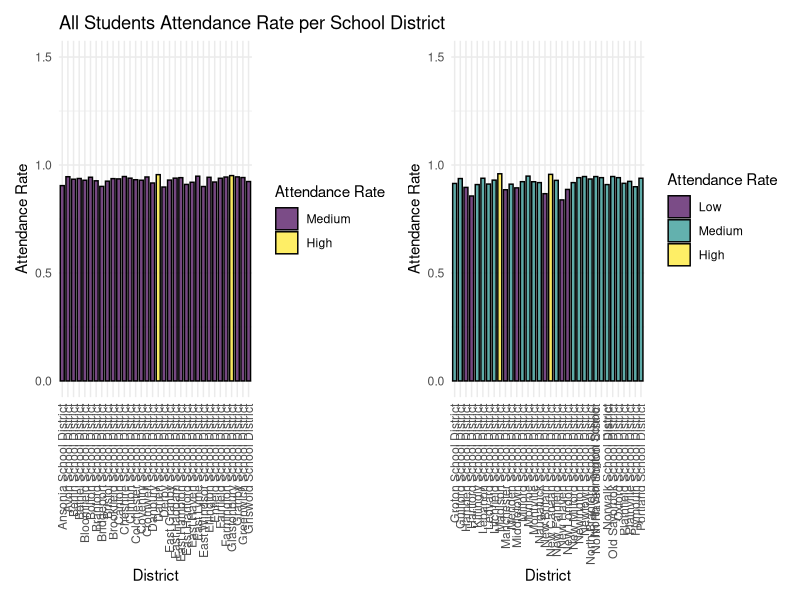
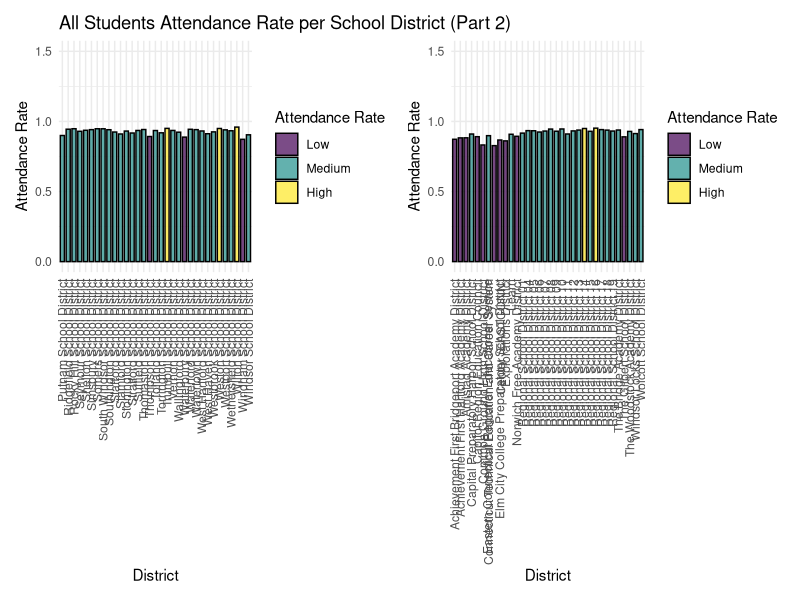
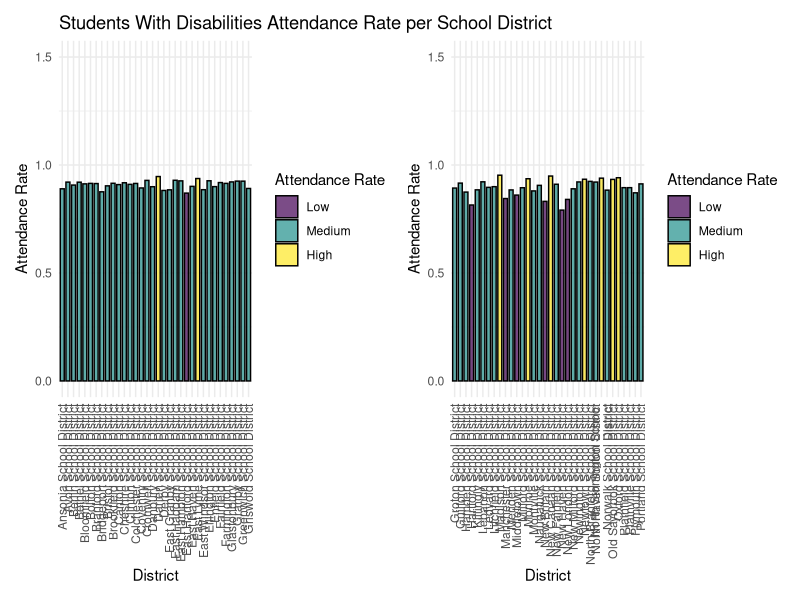
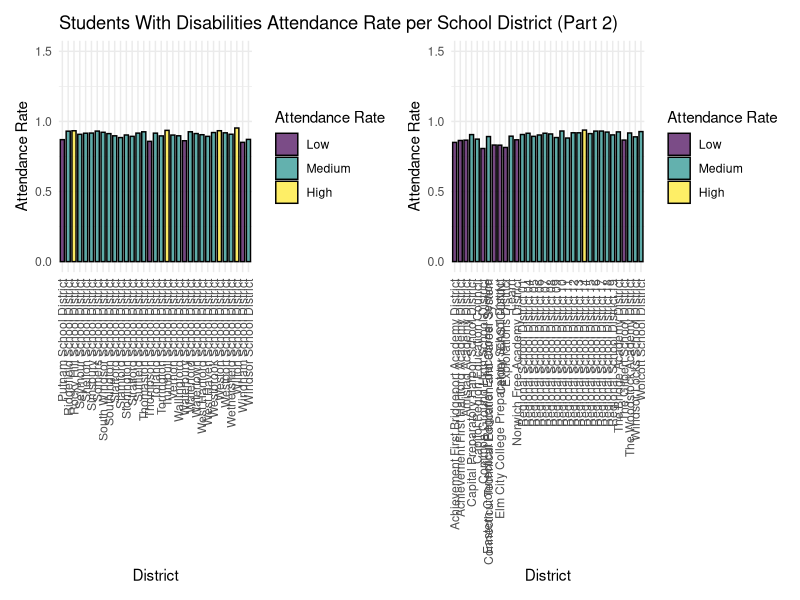
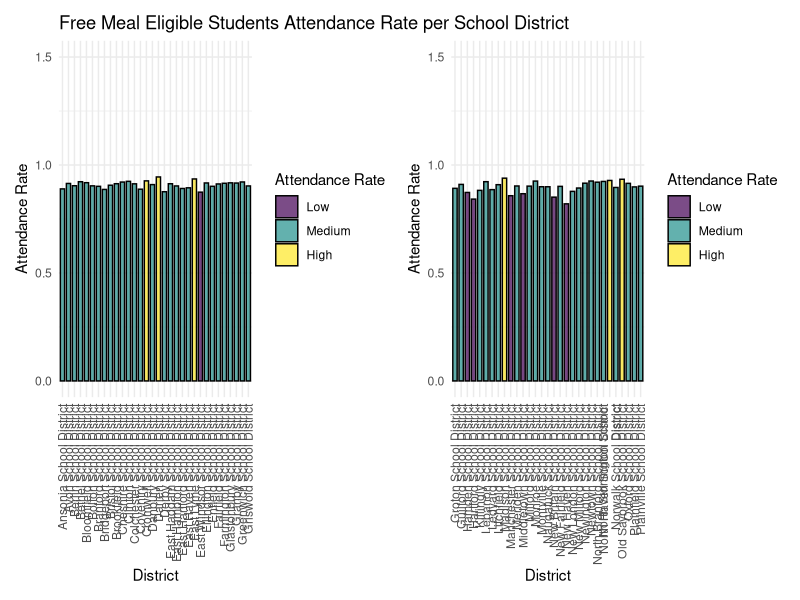
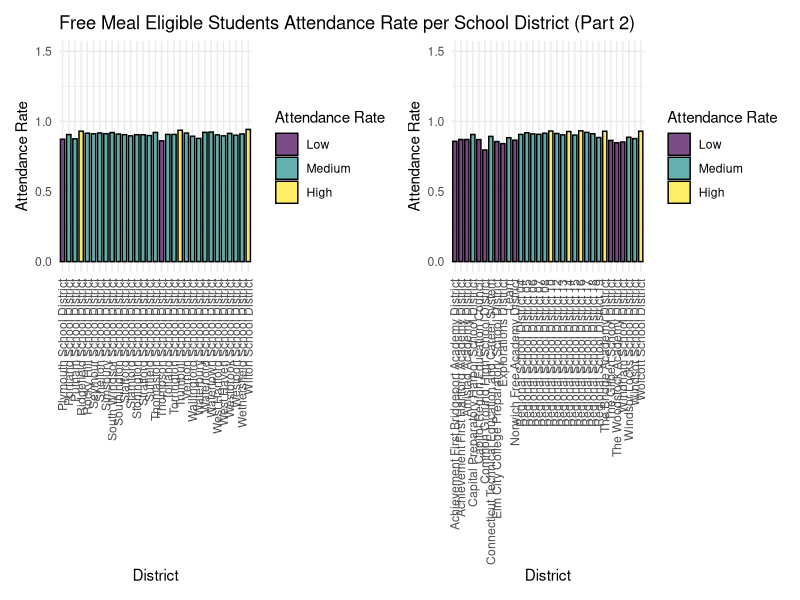
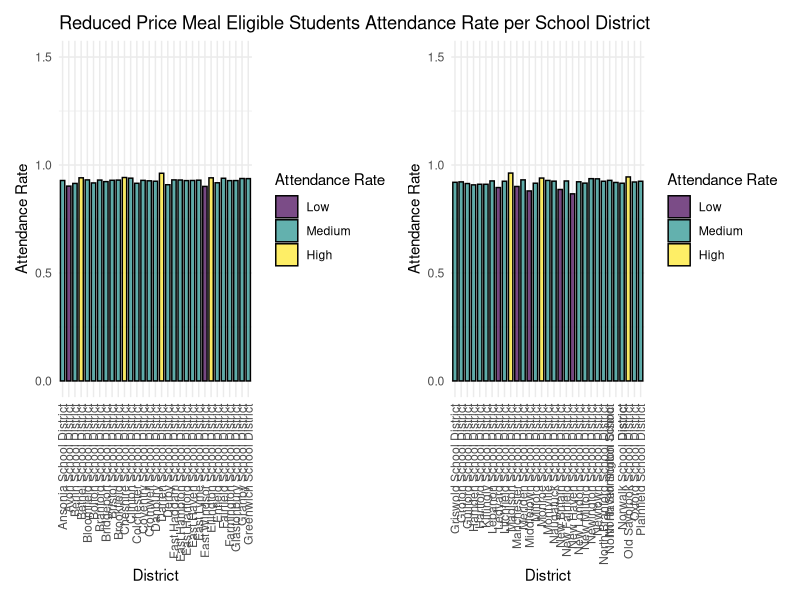
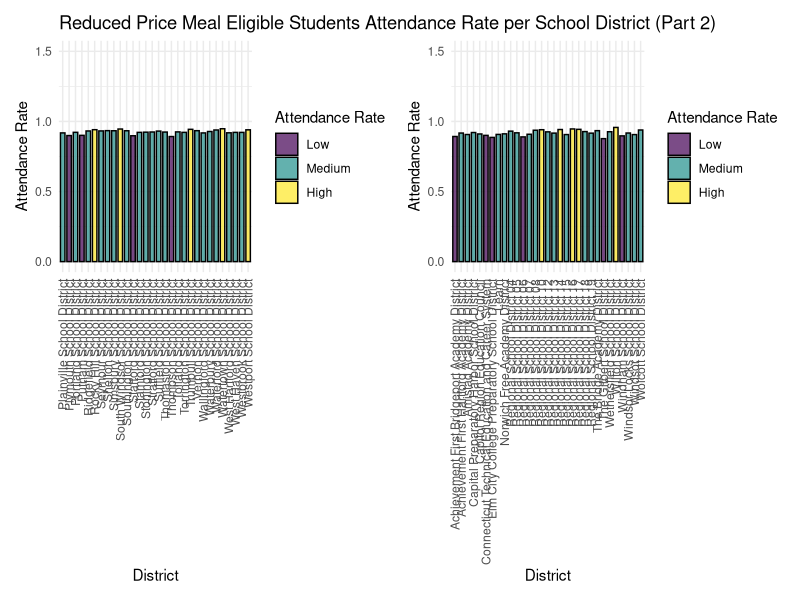

The R source for these figures, in order:
## ---- chunk 1
library("dplyr")
library("data.table")
library("stringr")
library("tidyverse")
library("ggplot2")
library("RColorBrewer")
library("patchwork")
library("viridis") 

data <- read_csv("combine_data.csv")
head(data, 5)
## ---- chunk 2
selected_group <- "All Students"

filtered_data <- data %>% 
  select(District.name, Student.group, X2021.2022.attendance.rate...year.to.date) %>% 
  filter(Student.group == selected_group)
## ---- chunk 3
filtered_data$group <- cut(seq(1, nrow(filtered_data)), breaks = 4, labels = FALSE)
# Calculate the mean attendance rate
mean_attendance_rate <- mean(filtered_data$X2021.2022.attendance.rate...year.to.date)

# Classify into three categories: low, medium, high
filtered_data$class <- cut(
  filtered_data$X2021.2022.attendance.rate...year.to.date,
  breaks = c(-Inf, mean_attendance_rate - sd(filtered_data$X2021.2022.attendance.rate...year.to.date), 
              mean_attendance_rate + sd(filtered_data$X2021.2022.attendance.rate...year.to.date), Inf),
  labels = c("Low", "Medium", "High"),
  include.lowest = TRUE
)

# Creating the first plot
plot1 <- filtered_data %>%
  filter(group == 1) %>%
  ggplot(aes(x = str_wrap(District.name, width = 30), y = X2021.2022.attendance.rate...year.to.date, fill = class)) +
  geom_bar(stat = "identity", color = "black", width = 0.7,position = position_dodge(width = 1)) +
  labs(
    title = "All Students Attendance Rate per School District",
    x = "District",
    y = "Attendance Rate"
  ) +
  theme(plot.title = element_text(face = "bold"))+
  scale_y_continuous(breaks = c(0, 0.5, 1,1.5), limits = c(0, 1.5)) +
  scale_fill_viridis(discrete = TRUE, option = "viridis", alpha = 0.7,name = "Attendance Rate") +  # Reduced opacity
  theme_minimal() +
  theme(
    axis.text.x = element_text(angle = 90, vjust = 0.5, hjust = 1)
  )

# Creating the second plot (containing graph 2) 
plot2 <- filtered_data %>%
  filter(group == 2) %>%
  ggplot(aes(x = str_wrap(District.name, width = 30), y = X2021.2022.attendance.rate...year.to.date, fill = class)) +
  geom_bar(stat = "identity", color = "black", width = 0.7,position = position_dodge(width = 1)) +
  labs(
    x = "District",
    y = "Attendance Rate"
  ) +
  scale_y_continuous(breaks = c(0, 0.5, 1,1.5), limits = c(0, 1.5)) +
  scale_fill_viridis(discrete = TRUE, option = "viridis", alpha = 0.7,name = "Attendance Rate") +  # Reduced opacity
  theme_minimal() +
  theme(
    axis.text.x = element_text(angle = 90, vjust = 0.5, hjust = 1)
  )

# Creating the second plot (containing graph 3) 
plot3 <- filtered_data %>%
  filter(group == 3) %>%
  ggplot(aes(x = str_wrap(District.name, width = 30), y = X2021.2022.attendance.rate...year.to.date, fill = class)) +
  geom_bar(stat = "identity", color = "black", width = 0.7,position = position_dodge(width = 1)) +
  labs(
    title = "All Students Attendance Rate per School District (Part 2)",
    x = "District",
    y = "Attendance Rate"
  ) +
  theme(plot.title = element_text(face = "bold"))+
  scale_y_continuous(breaks = c(0, 0.5, 1,1.5), limits = c(0, 1.5)) +
  scale_fill_viridis(discrete = TRUE, option = "viridis", alpha = 0.7,name = "Attendance Rate") +  # Reduced opacity
  theme_minimal() +
  theme(
    axis.text.x = element_text(angle = 90, vjust = 0.5, hjust = 1)
  )

# Creating the second plot (containing graph 4) 
plot4 <- filtered_data %>%
  filter(group == 4) %>%
  ggplot(aes(x = str_wrap(District.name, width = 50), y = X2021.2022.attendance.rate...year.to.date, fill = class)) +
  geom_bar(stat = "identity", color = "black", width = 0.7,position = position_dodge(width = 1)) +
  labs(
    x = "District",
    y = "Attendance Rate"
  ) +
  scale_y_continuous(breaks = c(0, 0.5, 1,1.5), limits = c(0, 1.5)) +
  scale_fill_viridis(discrete = TRUE, option = "viridis", alpha = 0.7,name = "Attendance Rate") +  # Reduced opacity
  theme_minimal() +
  theme(
    axis.text.x = element_text(angle = 90, vjust = 0.5, hjust = 1)
  )

# Arrange the plots into a grid and save as a PNG file
AS_plot1 <- plot1 + plot2 + plot_layout(ncol = 2)
AS_plot2 <- plot3 + plot4 + plot_layout(ncol = 2)
ggsave("AS_plot1.png", AS_plot1, width = 17, height = 8, units = "in")
ggsave("AS_plot2.png", AS_plot2, width = 17, height = 8, units = "in")
## ---- chunk 4
selected_group <- "Students With Disabilities"

filtered_data <- data %>% 
  select(District.name, Student.group, X2021.2022.attendance.rate...year.to.date) %>% 
  filter(Student.group == selected_group)
## ---- chunk 5
filtered_data$group <- cut(seq(1, nrow(filtered_data)), breaks = 4, labels = FALSE)
# Calculate the mean attendance rate
mean_attendance_rate <- mean(filtered_data$X2021.2022.attendance.rate...year.to.date)

# Classify into three categories: low, medium, high
filtered_data$class <- cut(
  filtered_data$X2021.2022.attendance.rate...year.to.date,
  breaks = c(-Inf, mean_attendance_rate - sd(filtered_data$X2021.2022.attendance.rate...year.to.date), 
              mean_attendance_rate + sd(filtered_data$X2021.2022.attendance.rate...year.to.date), Inf),
  labels = c("Low", "Medium", "High"),
  include.lowest = TRUE
)

# Creating the first plot
plot1 <- filtered_data %>%
  filter(group == 1) %>%
  ggplot(aes(x = str_wrap(District.name, width = 30), y = X2021.2022.attendance.rate...year.to.date, fill = class)) +
  geom_bar(stat = "identity", color = "black", width = 0.7,position = position_dodge(width = 1)) +
  labs(
    title = "Students With Disabilities Attendance Rate per School District",
    x = "District",
    y = "Attendance Rate"
  ) +
  theme(plot.title = element_text(face = "bold"))+
  scale_y_continuous(breaks = c(0, 0.5, 1,1.5), limits = c(0, 1.5)) +
  scale_fill_viridis(discrete = TRUE, option = "viridis", alpha = 0.7,name = "Attendance Rate") +  # Reduced opacity
  theme_minimal() +
  theme(
    axis.text.x = element_text(angle = 90, vjust = 0.5, hjust = 1)
  )

# Creating the second plot (containing graph 2) 
plot2 <- filtered_data %>%
  filter(group == 2) %>%
  ggplot(aes(x = str_wrap(District.name, width = 30), y = X2021.2022.attendance.rate...year.to.date, fill = class)) +
  geom_bar(stat = "identity", color = "black", width = 0.7,position = position_dodge(width = 1)) +
  labs(
    x = "District",
    y = "Attendance Rate"
  ) +
  scale_y_continuous(breaks = c(0, 0.5, 1,1.5), limits = c(0, 1.5)) +
  scale_fill_viridis(discrete = TRUE, option = "viridis", alpha = 0.7,name = "Attendance Rate") +  # Reduced opacity
  theme_minimal() +
  theme(
    axis.text.x = element_text(angle = 90, vjust = 0.5, hjust = 1)
  )

# Creating the second plot (containing graph 3) 
plot3 <- filtered_data %>%
  filter(group == 3) %>%
  ggplot(aes(x = str_wrap(District.name, width = 30), y = X2021.2022.attendance.rate...year.to.date, fill = class)) +
  geom_bar(stat = "identity", color = "black", width = 0.7,position = position_dodge(width = 1)) +
  labs(
    title = "Students With Disabilities Attendance Rate per School District (Part 2)",
    x = "District",
    y = "Attendance Rate"
  ) +
  theme(plot.title = element_text(face = "bold"))+
  scale_y_continuous(breaks = c(0, 0.5, 1,1.5), limits = c(0, 1.5)) +
  scale_fill_viridis(discrete = TRUE, option = "viridis", alpha = 0.7,name = "Attendance Rate") +  # Reduced opacity
  theme_minimal() +
  theme(
    axis.text.x = element_text(angle = 90, vjust = 0.5, hjust = 1)
  )

# Creating the second plot (containing graph 4) 
plot4 <- filtered_data %>%
  filter(group == 4) %>%
  ggplot(aes(x = str_wrap(District.name, width = 50), y = X2021.2022.attendance.rate...year.to.date, fill = class)) +
  geom_bar(stat = "identity", color = "black", width = 0.7,position = position_dodge(width = 1)) +
  labs(
    x = "District",
    y = "Attendance Rate"
  ) +
  scale_y_continuous(breaks = c(0, 0.5, 1,1.5), limits = c(0, 1.5)) +
  scale_fill_viridis(discrete = TRUE, option = "viridis", alpha = 0.7,name = "Attendance Rate") +  # Reduced opacity
  theme_minimal() +
  theme(
    axis.text.x = element_text(angle = 90, vjust = 0.5, hjust = 1)
  )

# Arrange the plots into a grid and save as a PNG file
SWD_plot1 <- plot1 + plot2 + plot_layout(ncol = 2)
SWD_plot2 <- plot3 + plot4 + plot_layout(ncol = 2)
ggsave("SWD_plot1.png", SWD_plot1, width = 17, height = 8, units = "in")
ggsave("SWD_plot2.png", SWD_plot2, width = 17, height = 8, units = "in")
## ---- chunk 6
selected_group <- "Free Meal Eligible"

filtered_data <- data %>% 
  select(District.name, Student.group, X2021.2022.attendance.rate...year.to.date) %>% 
  filter(Student.group == selected_group)
## ---- chunk 7
filtered_data$group <- cut(seq(1, nrow(filtered_data)), breaks = 4, labels = FALSE)
# Calculate the mean attendance rate
mean_attendance_rate <- mean(filtered_data$X2021.2022.attendance.rate...year.to.date)

# Classify into three categories: low, medium, high
filtered_data$class <- cut(
  filtered_data$X2021.2022.attendance.rate...year.to.date,
  breaks = c(-Inf, mean_attendance_rate - sd(filtered_data$X2021.2022.attendance.rate...year.to.date), 
              mean_attendance_rate + sd(filtered_data$X2021.2022.attendance.rate...year.to.date), Inf),
  labels = c("Low", "Medium", "High"),
  include.lowest = TRUE
)

# Creating the first plot
plot1 <- filtered_data %>%
  filter(group == 1) %>%
  ggplot(aes(x = str_wrap(District.name, width = 30), y = X2021.2022.attendance.rate...year.to.date, fill = class)) +
  geom_bar(stat = "identity", color = "black", width = 0.7,position = position_dodge(width = 1)) +
  labs(
    title = "Free Meal Eligible Students Attendance Rate per School District",
    x = "District",
    y = "Attendance Rate"
  ) +
  theme(plot.title = element_text(face = "bold"))+
  scale_y_continuous(breaks = c(0, 0.5, 1,1.5), limits = c(0, 1.5)) +
  scale_fill_viridis(discrete = TRUE, option = "viridis", alpha = 0.7,name = "Attendance Rate") +  # Reduced opacity
  theme_minimal() +
  theme(
    axis.text.x = element_text(angle = 90, vjust = 0.5, hjust = 1)
  )

# Creating the second plot (containing graph 2) 
plot2 <- filtered_data %>%
  filter(group == 2) %>%
  ggplot(aes(x = str_wrap(District.name, width = 30), y = X2021.2022.attendance.rate...year.to.date, fill = class)) +
  geom_bar(stat = "identity", color = "black", width = 0.7,position = position_dodge(width = 1)) +
  labs(
    x = "District",
    y = "Attendance Rate"
  ) +
  scale_y_continuous(breaks = c(0, 0.5, 1,1.5), limits = c(0, 1.5)) +
  scale_fill_viridis(discrete = TRUE, option = "viridis", alpha = 0.7,name = "Attendance Rate") +  # Reduced opacity
  theme_minimal() +
  theme(
    axis.text.x = element_text(angle = 90, vjust = 0.5, hjust = 1)
  )

# Creating the second plot (containing graph 3) 
plot3 <- filtered_data %>%
  filter(group == 3) %>%
  ggplot(aes(x = str_wrap(District.name, width = 30), y = X2021.2022.attendance.rate...year.to.date, fill = class)) +
  geom_bar(stat = "identity", color = "black", width = 0.7,position = position_dodge(width = 1)) +
  labs(
    title = "Free Meal Eligible Students Attendance Rate per School District (Part 2)",
    x = "District",
    y = "Attendance Rate"
  ) +
  theme(plot.title = element_text(face = "bold"))+
  scale_y_continuous(breaks = c(0, 0.5, 1,1.5), limits = c(0, 1.5)) +
  scale_fill_viridis(discrete = TRUE, option = "viridis", alpha = 0.7,name = "Attendance Rate") +  # Reduced opacity
  theme_minimal() +
  theme(
    axis.text.x = element_text(angle = 90, vjust = 0.5, hjust = 1)
  )

# Creating the second plot (containing graph 4) 
plot4 <- filtered_data %>%
  filter(group == 4) %>%
  ggplot(aes(x = str_wrap(District.name, width = 50), y = X2021.2022.attendance.rate...year.to.date, fill = class)) +
  geom_bar(stat = "identity", color = "black", width = 0.7,position = position_dodge(width = 1)) +
  labs(
    x = "District",
    y = "Attendance Rate"
  ) +
  scale_y_continuous(breaks = c(0, 0.5, 1,1.5), limits = c(0, 1.5)) +
  scale_fill_viridis(discrete = TRUE, option = "viridis", alpha = 0.7,name = "Attendance Rate") +  # Reduced opacity
  theme_minimal() +
  theme(
    axis.text.x = element_text(angle = 90, vjust = 0.5, hjust = 1)
  )

# Arrange the plots into a grid and save as a PNG file
FME_plot1 <- plot1 + plot2 + plot_layout(ncol = 2)
FME_plot2 <- plot3 + plot4 + plot_layout(ncol = 2)
ggsave("FME_plot1.png", FME_plot1, width = 17, height = 8, units = "in")
ggsave("FME_plot2.png", FME_plot2, width = 17, height = 8, units = "in")
## ---- chunk 8
selected_group <- "Reduced Price Meal Eligible"

filtered_data <- data %>% 
  select(District.name, Student.group, X2021.2022.attendance.rate...year.to.date) %>% 
  filter(Student.group == selected_group)
## ---- chunk 9
filtered_data$group <- cut(seq(1, nrow(filtered_data)), breaks = 4, labels = FALSE)
# Calculate the mean attendance rate
mean_attendance_rate <- mean(filtered_data$X2021.2022.attendance.rate...year.to.date)

# Classify into three categories: low, medium, high
filtered_data$class <- cut(
  filtered_data$X2021.2022.attendance.rate...year.to.date,
  breaks = c(-Inf, mean_attendance_rate - sd(filtered_data$X2021.2022.attendance.rate...year.to.date), 
              mean_attendance_rate + sd(filtered_data$X2021.2022.attendance.rate...year.to.date), Inf),
  labels = c("Low", "Medium", "High"),
  include.lowest = TRUE
)

# Creating the first plot
plot1 <- filtered_data %>%
  filter(group == 1) %>%
  ggplot(aes(x = str_wrap(District.name, width = 30), y = X2021.2022.attendance.rate...year.to.date, fill = class)) +
  geom_bar(stat = "identity", color = "black", width = 0.7,position = position_dodge(width = 1)) +
  labs(
    title = "Reduced Price Meal Eligible Students Attendance Rate per School District",
    x = "District",
    y = "Attendance Rate"
  ) +
  theme(plot.title = element_text(face = "bold"))+
  scale_y_continuous(breaks = c(0, 0.5, 1,1.5), limits = c(0, 1.5)) +
  scale_fill_viridis(discrete = TRUE, option = "viridis", alpha = 0.7,name = "Attendance Rate") +  # Reduced opacity
  theme_minimal() +
  theme(
    axis.text.x = element_text(angle = 90, vjust = 0.5, hjust = 1)
  )

# Creating the second plot (containing graph 2) 
plot2 <- filtered_data %>%
  filter(group == 2) %>%
  ggplot(aes(x = str_wrap(District.name, width = 30), y = X2021.2022.attendance.rate...year.to.date, fill = class)) +
  geom_bar(stat = "identity", color = "black", width = 0.7,position = position_dodge(width = 1)) +
  labs(
    x = "District",
    y = "Attendance Rate"
  ) +
  scale_y_continuous(breaks = c(0, 0.5, 1,1.5), limits = c(0, 1.5)) +
  scale_fill_viridis(discrete = TRUE, option = "viridis", alpha = 0.7,name = "Attendance Rate") +  # Reduced opacity
  theme_minimal() +
  theme(
    axis.text.x = element_text(angle = 90, vjust = 0.5, hjust = 1)
  )

# Creating the second plot (containing graph 3) 
plot3 <- filtered_data %>%
  filter(group == 3) %>%
  ggplot(aes(x = str_wrap(District.name, width = 30), y = X2021.2022.attendance.rate...year.to.date, fill = class)) +
  geom_bar(stat = "identity", color = "black", width = 0.7,position = position_dodge(width = 1)) +
  labs(
    title = "Reduced Price Meal Eligible Students Attendance Rate per School District (Part 2)",
    x = "District",
    y = "Attendance Rate"
  ) +
  theme(plot.title = element_text(face = "bold"))+
  scale_y_continuous(breaks = c(0, 0.5, 1,1.5), limits = c(0, 1.5)) +
  scale_fill_viridis(discrete = TRUE, option = "viridis", alpha = 0.7,name = "Attendance Rate") +  # Reduced opacity
  theme_minimal() +
  theme(
    axis.text.x = element_text(angle = 90, vjust = 0.5, hjust = 1)
  )

# Creating the second plot (containing graph 4) 
plot4 <- filtered_data %>%
  filter(group == 4) %>%
  ggplot(aes(x = str_wrap(District.name, width = 50), y = X2021.2022.attendance.rate...year.to.date, fill = class)) +
  geom_bar(stat = "identity", color = "black", width = 0.7,position = position_dodge(width = 1)) +
  labs(
    x = "District",
    y = "Attendance Rate"
  ) +
  scale_y_continuous(breaks = c(0, 0.5, 1,1.5), limits = c(0, 1.5)) +
  scale_fill_viridis(discrete = TRUE, option = "viridis", alpha = 0.7,name = "Attendance Rate") +  # Reduced opacity
  theme_minimal() +
  theme(
    axis.text.x = element_text(angle = 90, vjust = 0.5, hjust = 1)
  )

# Arrange the plots into a grid and save as a PNG file
RPME_plot1 <- plot1 + plot2 + plot_layout(ncol = 2)
RPME_plot2 <- plot3 + plot4 + plot_layout(ncol = 2)
ggsave("RPME_plot1.png", RPME_plot1, width = 17, height = 8, units = "in")
ggsave("RPME_plot2.png", RPME_plot2, width = 17, height = 8, units = "in")
## ---- chunk 10
selected_group <- "English Learners"

filtered_data <- data %>% 
  select(District.name, Student.group, X2021.2022.attendance.rate...year.to.date) %>% 
  filter(Student.group == selected_group)
## ---- chunk 11
filtered_data$group <- cut(seq(1, nrow(filtered_data)), breaks = 4, labels = FALSE)
# Calculate the mean attendance rate
mean_attendance_rate <- mean(filtered_data$X2021.2022.attendance.rate...year.to.date)

# Classify into three categories: low, medium, high
filtered_data$class <- cut(
  filtered_data$X2021.2022.attendance.rate...year.to.date,
  breaks = c(-Inf, mean_attendance_rate - sd(filtered_data$X2021.2022.attendance.rate...year.to.date), 
              mean_attendance_rate + sd(filtered_data$X2021.2022.attendance.rate...year.to.date), Inf),
  labels = c("Low", "Medium", "High"),
  include.lowest = TRUE
)

# Creating the first plot
plot1 <- filtered_data %>%
  filter(group == 1) %>%
  ggplot(aes(x = str_wrap(District.name, width = 30), y = X2021.2022.attendance.rate...year.to.date, fill = class)) +
  geom_bar(stat = "identity", color = "black", width = 0.7,position = position_dodge(width = 1)) +
  labs(
    title = "English Learners Students Attendance Rate per School District",
    x = "District",
    y = "Attendance Rate"
  ) +
  theme(plot.title = element_text(face = "bold"))+
  scale_y_continuous(breaks = c(0, 0.5, 1,1.5), limits = c(0, 1.5)) +
  scale_fill_viridis(discrete = TRUE, option = "viridis", alpha = 0.7,name = "Attendance Rate") +  # Reduced opacity
  theme_minimal() +
  theme(
    axis.text.x = element_text(angle = 90, vjust = 0.5, hjust = 1)
  )

# Creating the second plot (containing graph 2) 
plot2 <- filtered_data %>%
  filter(group == 2) %>%
  ggplot(aes(x = str_wrap(District.name, width = 30), y = X2021.2022.attendance.rate...year.to.date, fill = class)) +
  geom_bar(stat = "identity", color = "black", width = 0.7,position = position_dodge(width = 1)) +
  labs(
    x = "District",
    y = "Attendance Rate"
  ) +
  scale_y_continuous(breaks = c(0, 0.5, 1,1.5), limits = c(0, 1.5)) +
  scale_fill_viridis(discrete = TRUE, option = "viridis", alpha = 0.7,name = "Attendance Rate") +  # Reduced opacity
  theme_minimal() +
  theme(
    axis.text.x = element_text(angle = 90, vjust = 0.5, hjust = 1)
  )

# Creating the second plot (containing graph 3) 
plot3 <- filtered_data %>%
  filter(group == 3) %>%
  ggplot(aes(x = str_wrap(District.name, width = 30), y = X2021.2022.attendance.rate...year.to.date, fill = class)) +
  geom_bar(stat = "identity", color = "black", width = 0.7,position = position_dodge(width = 1)) +
  labs(
    title = "English Learners Students Attendance Rate per School District (Part 2)",
    x = "District",
    y = "Attendance Rate"
  ) +
  theme(plot.title = element_text(face = "bold"))+
  scale_y_continuous(breaks = c(0, 0.5, 1,1.5), limits = c(0, 1.5)) +
  scale_fill_viridis(discrete = TRUE, option = "viridis", alpha = 0.7,name = "Attendance Rate") +  # Reduced opacity
  theme_minimal() +
  theme(
    axis.text.x = element_text(angle = 90, vjust = 0.5, hjust = 1)
  )

# Creating the second plot (containing graph 4) 
plot4 <- filtered_data %>%
  filter(group == 4) %>%
  ggplot(aes(x = str_wrap(District.name, width = 50), y = X2021.2022.attendance.rate...year.to.date, fill = class)) +
  geom_bar(stat = "identity", color = "black", width = 0.7,position = position_dodge(width = 1)) +
  labs(
    x = "District",
    y = "Attendance Rate"
  ) +
  scale_y_continuous(breaks = c(0, 0.5, 1,1.5), limits = c(0, 1.5)) +
  scale_fill_viridis(discrete = TRUE, option = "viridis", alpha = 0.7,name = "Attendance Rate") +  # Reduced opacity
  theme_minimal() +
  theme(
    axis.text.x = element_text(angle = 90, vjust = 0.5, hjust = 1)
  )

# Arrange the plots into a grid and save as a PNG file
EL_plot1 <- plot1 + plot2 + plot_layout(ncol = 2)
EL_plot2 <- plot3 + plot4 + plot_layout(ncol = 2)
ggsave("EL_plot1.png", EL_plot1, width = 17, height = 8, units = "in")
ggsave("EL_plot2.png", EL_plot2, width = 17, height = 8, units = "in")
## ---- chunk 12
selected_group <- "All other races"

filtered_data <- data %>% 
  select(District.name, Student.group, X2021.2022.attendance.rate...year.to.date) %>% 
  filter(Student.group == selected_group)
## ---- chunk 13
filtered_data$group <- cut(seq(1, nrow(filtered_data)), breaks = 4, labels = FALSE)
# Calculate the mean attendance rate
mean_attendance_rate <- mean(filtered_data$X2021.2022.attendance.rate...year.to.date)

# Classify into three categories: low, medium, high
filtered_data$class <- cut(
  filtered_data$X2021.2022.attendance.rate...year.to.date,
  breaks = c(-Inf, mean_attendance_rate - sd(filtered_data$X2021.2022.attendance.rate...year.to.date), 
              mean_attendance_rate + sd(filtered_data$X2021.2022.attendance.rate...year.to.date), Inf),
  labels = c("Low", "Medium", "High"),
  include.lowest = TRUE
)

# Creating the first plot
plot1 <- filtered_data %>%
  filter(group == 1) %>%
  ggplot(aes(x = str_wrap(District.name, width = 30), y = X2021.2022.attendance.rate...year.to.date, fill = class)) +
  geom_bar(stat = "identity", color = "black", width = 0.7,position = position_dodge(width = 1)) +
  labs(
    title = "All Other Races Students Attendance Rate per School District",
    x = "District",
    y = "Attendance Rate"
  ) +
  theme(plot.title = element_text(face = "bold"))+
  scale_y_continuous(breaks = c(0, 0.5, 1,1.5), limits = c(0, 1.5)) +
  scale_fill_viridis(discrete = TRUE, option = "viridis", alpha = 0.7,name = "Attendance Rate") +  # Reduced opacity
  theme_minimal() +
  theme(
    axis.text.x = element_text(angle = 90, vjust = 0.5, hjust = 1)
  )

# Creating the second plot (containing graph 2) 
plot2 <- filtered_data %>%
  filter(group == 2) %>%
  ggplot(aes(x = str_wrap(District.name, width = 30), y = X2021.2022.attendance.rate...year.to.date, fill = class)) +
  geom_bar(stat = "identity", color = "black", width = 0.7,position = position_dodge(width = 1)) +
  labs(
    x = "District",
    y = "Attendance Rate"
  ) +
  scale_y_continuous(breaks = c(0, 0.5, 1,1.5), limits = c(0, 1.5)) +
  scale_fill_viridis(discrete = TRUE, option = "viridis", alpha = 0.7,name = "Attendance Rate") +  # Reduced opacity
  theme_minimal() +
  theme(
    axis.text.x = element_text(angle = 90, vjust = 0.5, hjust = 1)
  )

# Creating the second plot (containing graph 3) 
plot3 <- filtered_data %>%
  filter(group == 3) %>%
  ggplot(aes(x = str_wrap(District.name, width = 30), y = X2021.2022.attendance.rate...year.to.date, fill = class)) +
  geom_bar(stat = "identity", color = "black", width = 0.7,position = position_dodge(width = 1)) +
  labs(
    title = "All Other Races Students Attendance Rate per School District (Part 2)",
    x = "District",
    y = "Attendance Rate"
  ) +
  theme(plot.title = element_text(face = "bold"))+
  scale_y_continuous(breaks = c(0, 0.5, 1,1.5), limits = c(0, 1.5)) +
  scale_fill_viridis(discrete = TRUE, option = "viridis", alpha = 0.7,name = "Attendance Rate") +  # Reduced opacity
  theme_minimal() +
  theme(
    axis.text.x = element_text(angle = 90, vjust = 0.5, hjust = 1)
  )

# Creating the second plot (containing graph 4) 
plot4 <- filtered_data %>%
  filter(group == 4) %>%
  ggplot(aes(x = str_wrap(District.name, width = 50), y = X2021.2022.attendance.rate...year.to.date, fill = class)) +
  geom_bar(stat = "identity", color = "black", width = 0.7,position = position_dodge(width = 1)) +
  labs(
    x = "District",
    y = "Attendance Rate"
  ) +
  scale_y_continuous(breaks = c(0, 0.5, 1,1.5), limits = c(0, 1.5)) +
  scale_fill_viridis(discrete = TRUE, option = "viridis", alpha = 0.7,name = "Attendance Rate") +  # Reduced opacity
  theme_minimal() +
  theme(
    axis.text.x = element_text(angle = 90, vjust = 0.5, hjust = 1)
  )

# Arrange the plots into a grid and save as a PNG file
AOR_plot1 <- plot1 + plot2 + plot_layout(ncol = 2)
AOR_plot2 <- plot3 + plot4 + plot_layout(ncol = 2)
ggsave("AOR_plot1.png", AOR_plot1, width = 17, height = 8, units = "in")
ggsave("AOR_plot2.png", AOR_plot2, width = 17, height = 8, units = "in")
## ---- chunk 14
selected_group <- "Black or African American"

filtered_data <- data %>% 
  select(District.name, Student.group, X2021.2022.attendance.rate...year.to.date) %>% 
  filter(Student.group == selected_group)
## ---- chunk 15
filtered_data$group <- cut(seq(1, nrow(filtered_data)), breaks = 4, labels = FALSE)
# Calculate the mean attendance rate
mean_attendance_rate <- mean(filtered_data$X2021.2022.attendance.rate...year.to.date)

# Classify into three categories: low, medium, high
filtered_data$class <- cut(
  filtered_data$X2021.2022.attendance.rate...year.to.date,
  breaks = c(-Inf, mean_attendance_rate - sd(filtered_data$X2021.2022.attendance.rate...year.to.date), 
              mean_attendance_rate + sd(filtered_data$X2021.2022.attendance.rate...year.to.date), Inf),
  labels = c("Low", "Medium", "High"),
  include.lowest = TRUE
)

# Creating the first plot
plot1 <- filtered_data %>%
  filter(group == 1) %>%
  ggplot(aes(x = str_wrap(District.name, width = 30), y = X2021.2022.attendance.rate...year.to.date, fill = class)) +
  geom_bar(stat = "identity", color = "black", width = 0.7,position = position_dodge(width = 1)) +
  labs(
    title = "Black or African American Students Attendance Rate per School District",
    x = "District",
    y = "Attendance Rate"
  ) +
  theme(plot.title = element_text(face = "bold"))+
  scale_y_continuous(breaks = c(0, 0.5, 1,1.5), limits = c(0, 1.5)) +
  scale_fill_viridis(discrete = TRUE, option = "viridis", alpha = 0.7,name = "Attendance Rate") +  # Reduced opacity
  theme_minimal() +
  theme(
    axis.text.x = element_text(angle = 90, vjust = 0.5, hjust = 1)
  )

# Creating the second plot (containing graph 2) 
plot2 <- filtered_data %>%
  filter(group == 2) %>%
  ggplot(aes(x = str_wrap(District.name, width = 30), y = X2021.2022.attendance.rate...year.to.date, fill = class)) +
  geom_bar(stat = "identity", color = "black", width = 0.7,position = position_dodge(width = 1)) +
  labs(
    x = "District",
    y = "Attendance Rate"
  ) +
  scale_y_continuous(breaks = c(0, 0.5, 1,1.5), limits = c(0, 1.5)) +
  scale_fill_viridis(discrete = TRUE, option = "viridis", alpha = 0.7,name = "Attendance Rate") +  # Reduced opacity
  theme_minimal() +
  theme(
    axis.text.x = element_text(angle = 90, vjust = 0.5, hjust = 1)
  )

# Creating the second plot (containing graph 3) 
plot3 <- filtered_data %>%
  filter(group == 3) %>%
  ggplot(aes(x = str_wrap(District.name, width = 30), y = X2021.2022.attendance.rate...year.to.date, fill = class)) +
  geom_bar(stat = "identity", color = "black", width = 0.7,position = position_dodge(width = 1)) +
  labs(
    title = "Black or African American Students Attendance Rate per School District (Part 2)",
    x = "District",
    y = "Attendance Rate"
  ) +
  theme(plot.title = element_text(face = "bold"))+
  scale_y_continuous(breaks = c(0, 0.5, 1,1.5), limits = c(0, 1.5)) +
  scale_fill_viridis(discrete = TRUE, option = "viridis", alpha = 0.7,name = "Attendance Rate") +  # Reduced opacity
  theme_minimal() +
  theme(
    axis.text.x = element_text(angle = 90, vjust = 0.5, hjust = 1)
  )

# Creating the second plot (containing graph 4) 
plot4 <- filtered_data %>%
  filter(group == 4) %>%
  ggplot(aes(x = str_wrap(District.name, width = 50), y = X2021.2022.attendance.rate...year.to.date, fill = class)) +
  geom_bar(stat = "identity", color = "black", width = 0.7,position = position_dodge(width = 1)) +
  labs(
    x = "District",
    y = "Attendance Rate"
  ) +
  scale_y_continuous(breaks = c(0, 0.5, 1,1.5), limits = c(0, 1.5)) +
  scale_fill_viridis(discrete = TRUE, option = "viridis", alpha = 0.7,name = "Attendance Rate") +  # Reduced opacity
  theme_minimal() +
  theme(
    axis.text.x = element_text(angle = 90, vjust = 0.5, hjust = 1)
  )

# Arrange the plots into a grid and save as a PNG file
BAA_plot1 <- plot1 + plot2 + plot_layout(ncol = 2)
BAA_plot2 <- plot3 + plot4 + plot_layout(ncol = 2)
ggsave("BAA_plot1.png", BAA_plot1, width = 17, height = 8, units = "in")
ggsave("BAA_plot2.png", BAA_plot2, width = 17, height = 8, units = "in")
## ---- chunk 16
selected_group <- "Hispanic/Latino of any race"

filtered_data <- data %>% 
  select(District.name, Student.group, X2021.2022.attendance.rate...year.to.date) %>% 
  filter(Student.group == selected_group)
## ---- chunk 17
filtered_data$group <- cut(seq(1, nrow(filtered_data)), breaks = 4, labels = FALSE)
# Calculate the mean attendance rate
mean_attendance_rate <- mean(filtered_data$X2021.2022.attendance.rate...year.to.date)

# Classify into three categories: low, medium, high
filtered_data$class <- cut(
  filtered_data$X2021.2022.attendance.rate...year.to.date,
  breaks = c(-Inf, mean_attendance_rate - sd(filtered_data$X2021.2022.attendance.rate...year.to.date), 
              mean_attendance_rate + sd(filtered_data$X2021.2022.attendance.rate...year.to.date), Inf),
  labels = c("Low", "Medium", "High"),
  include.lowest = TRUE
)

# Creating the first plot
plot1 <- filtered_data %>%
  filter(group == 1) %>%
  ggplot(aes(x = str_wrap(District.name, width = 30), y = X2021.2022.attendance.rate...year.to.date, fill = class)) +
  geom_bar(stat = "identity", color = "black", width = 0.7,position = position_dodge(width = 1)) +
  labs(
    title = "Hispanic/Latino of any Race Students Attendance Rate per School District",
    x = "District",
    y = "Attendance Rate"
  ) +
  theme(plot.title = element_text(face = "bold"))+
  scale_y_continuous(breaks = c(0, 0.5, 1,1.5), limits = c(0, 1.5)) +
  scale_fill_viridis(discrete = TRUE, option = "viridis", alpha = 0.7,name = "Attendance Rate") +  # Reduced opacity
  theme_minimal() +
  theme(
    axis.text.x = element_text(angle = 90, vjust = 0.5, hjust = 1)
  )

# Creating the second plot (containing graph 2) 
plot2 <- filtered_data %>%
  filter(group == 2) %>%
  ggplot(aes(x = str_wrap(District.name, width = 30), y = X2021.2022.attendance.rate...year.to.date, fill = class)) +
  geom_bar(stat = "identity", color = "black", width = 0.7,position = position_dodge(width = 1)) +
  labs(
    x = "District",
    y = "Attendance Rate"
  ) +
  scale_y_continuous(breaks = c(0, 0.5, 1,1.5), limits = c(0, 1.5)) +
  scale_fill_viridis(discrete = TRUE, option = "viridis", alpha = 0.7,name = "Attendance Rate") +  # Reduced opacity
  theme_minimal() +
  theme(
    axis.text.x = element_text(angle = 90, vjust = 0.5, hjust = 1)
  )

# Creating the second plot (containing graph 3) 
plot3 <- filtered_data %>%
  filter(group == 3) %>%
  ggplot(aes(x = str_wrap(District.name, width = 30), y = X2021.2022.attendance.rate...year.to.date, fill = class)) +
  geom_bar(stat = "identity", color = "black", width = 0.7,position = position_dodge(width = 1)) +
  labs(
    title = "Hispanic/Latino of any Race Students Attendance Rate per School District (Part 2)",
    x = "District",
    y = "Attendance Rate"
  ) +
  theme(plot.title = element_text(face = "bold"))+
  scale_y_continuous(breaks = c(0, 0.5, 1,1.5), limits = c(0, 1.5)) +
  scale_fill_viridis(discrete = TRUE, option = "viridis", alpha = 0.7,name = "Attendance Rate") +  # Reduced opacity
  theme_minimal() +
  theme(
    axis.text.x = element_text(angle = 90, vjust = 0.5, hjust = 1)
  )

# Creating the second plot (containing graph 4) 
plot4 <- filtered_data %>%
  filter(group == 4) %>%
  ggplot(aes(x = str_wrap(District.name, width = 50), y = X2021.2022.attendance.rate...year.to.date, fill = class)) +
  geom_bar(stat = "identity", color = "black", width = 0.7,position = position_dodge(width = 1)) +
  labs(
    x = "District",
    y = "Attendance Rate"
  ) +
  scale_y_continuous(breaks = c(0, 0.5, 1,1.5), limits = c(0, 1.5)) +
  scale_fill_viridis(discrete = TRUE, option = "viridis", alpha = 0.7,name = "Attendance Rate") +  # Reduced opacity
  theme_minimal() +
  theme(
    axis.text.x = element_text(angle = 90, vjust = 0.5, hjust = 1)
  )

# Arrange the plots into a grid and save as a PNG file
HLR_plot1 <- plot1 + plot2 + plot_layout(ncol = 2)
HLR_plot2 <- plot3 + plot4 + plot_layout(ncol = 2)
ggsave("HLR_plot1.png", HLR_plot1, width = 17, height = 8, units = "in")
ggsave("HLR_plot2.png", HLR_plot2, width = 17, height = 8, units = "in")
## ---- chunk 18
selected_group <- "White"

filtered_data <- data %>% 
  select(District.name, Student.group, X2021.2022.attendance.rate...year.to.date) %>% 
  filter(Student.group == selected_group)
## ---- chunk 19
filtered_data$group <- cut(seq(1, nrow(filtered_data)), breaks = 4, labels = FALSE)
# Calculate the mean attendance rate
mean_attendance_rate <- mean(filtered_data$X2021.2022.attendance.rate...year.to.date)

# Classify into three categories: low, medium, high
filtered_data$class <- cut(
  filtered_data$X2021.2022.attendance.rate...year.to.date,
  breaks = c(-Inf, mean_attendance_rate - sd(filtered_data$X2021.2022.attendance.rate...year.to.date), 
              mean_attendance_rate + sd(filtered_data$X2021.2022.attendance.rate...year.to.date), Inf),
  labels = c("Low", "Medium", "High"),
  include.lowest = TRUE
)

# Creating the first plot
plot1 <- filtered_data %>%
  filter(group == 1) %>%
  ggplot(aes(x = str_wrap(District.name, width = 30), y = X2021.2022.attendance.rate...year.to.date, fill = class)) +
  geom_bar(stat = "identity", color = "black", width = 0.7,position = position_dodge(width = 1)) +
  labs(
    title = "White Students Attendance Rate per School District",
    x = "District",
    y = "Attendance Rate"
  ) +
  theme(plot.title = element_text(face = "bold"))+
  scale_y_continuous(breaks = c(0, 0.5, 1,1.5), limits = c(0, 1.5)) +
  scale_fill_viridis(discrete = TRUE, option = "viridis", alpha = 0.7,name = "Attendance Rate") +  # Reduced opacity
  theme_minimal() +
  theme(
    axis.text.x = element_text(angle = 90, vjust = 0.5, hjust = 1)
  )

# Creating the second plot (containing graph 2) 
plot2 <- filtered_data %>%
  filter(group == 2) %>%
  ggplot(aes(x = str_wrap(District.name, width = 30), y = X2021.2022.attendance.rate...year.to.date, fill = class)) +
  geom_bar(stat = "identity", color = "black", width = 0.7,position = position_dodge(width = 1)) +
  labs(
    x = "District",
    y = "Attendance Rate"
  ) +
  scale_y_continuous(breaks = c(0, 0.5, 1,1.5), limits = c(0, 1.5)) +
  scale_fill_viridis(discrete = TRUE, option = "viridis", alpha = 0.7,name = "Attendance Rate") +  # Reduced opacity
  theme_minimal() +
  theme(
    axis.text.x = element_text(angle = 90, vjust = 0.5, hjust = 1)
  )

# Creating the second plot (containing graph 3) 
plot3 <- filtered_data %>%
  filter(group == 3) %>%
  ggplot(aes(x = str_wrap(District.name, width = 30), y = X2021.2022.attendance.rate...year.to.date, fill = class)) +
  geom_bar(stat = "identity", color = "black", width = 0.7,position = position_dodge(width = 1)) +
  labs(
    title = "White Students Attendance Rate per School District (Part 2)",
    x = "District",
    y = "Attendance Rate"
  ) +
  theme(plot.title = element_text(face = "bold"))+
  scale_y_continuous(breaks = c(0, 0.5, 1,1.5), limits = c(0, 1.5)) +
  scale_fill_viridis(discrete = TRUE, option = "viridis", alpha = 0.7,name = "Attendance Rate") +  # Reduced opacity
  theme_minimal() +
  theme(
    axis.text.x = element_text(angle = 90, vjust = 0.5, hjust = 1)
  )

# Creating the second plot (containing graph 4) 
plot4 <- filtered_data %>%
  filter(group == 4) %>%
  ggplot(aes(x = str_wrap(District.name, width = 50), y = X2021.2022.attendance.rate...year.to.date, fill = class)) +
  geom_bar(stat = "identity", color = "black", width = 0.7,position = position_dodge(width = 1)) +
  labs(
    x = "District",
    y = "Attendance Rate"
  ) +
  scale_y_continuous(breaks = c(0, 0.5, 1,1.5), limits = c(0, 1.5)) +
  scale_fill_viridis(discrete = TRUE, option = "viridis", alpha = 0.7,name = "Attendance Rate") +  # Reduced opacity
  theme_minimal() +
  theme(
    axis.text.x = element_text(angle = 90, vjust = 0.5, hjust = 1)
  )

# Arrange the plots into a grid and save as a PNG file
W_plot1 <- plot1 + plot2 + plot_layout(ncol = 2)
W_plot2 <- plot3 + plot4 + plot_layout(ncol = 2)
ggsave("W_plot1.png", W_plot1, width = 17, height = 8, units = "in")
ggsave("W_plot2.png", W_plot2, width = 17, height = 8, units = "in")
## ---- chunk 20
selected_group <- "Students Without High Needs"

filtered_data <- data %>% 
  select(District.name, Student.group, X2021.2022.attendance.rate...year.to.date) %>% 
  filter(Student.group == selected_group)
## ---- chunk 21
filtered_data$group <- cut(seq(1, nrow(filtered_data)), breaks = 4, labels = FALSE)
# Calculate the mean attendance rate
mean_attendance_rate <- mean(filtered_data$X2021.2022.attendance.rate...year.to.date)

# Classify into three categories: low, medium, high
filtered_data$class <- cut(
  filtered_data$X2021.2022.attendance.rate...year.to.date,
  breaks = c(-Inf, mean_attendance_rate - sd(filtered_data$X2021.2022.attendance.rate...year.to.date), 
              mean_attendance_rate + sd(filtered_data$X2021.2022.attendance.rate...year.to.date), Inf),
  labels = c("Low", "Medium", "High"),
  include.lowest = TRUE
)

# Creating the first plot
plot1 <- filtered_data %>%
  filter(group == 1) %>%
  ggplot(aes(x = str_wrap(District.name, width = 30), y = X2021.2022.attendance.rate...year.to.date, fill = class)) +
  geom_bar(stat = "identity", color = "black", width = 0.7,position = position_dodge(width = 1)) +
  labs(
    title = "Students Without High Needs Attendance Rate per School District",
    x = "District",
    y = "Attendance Rate"
  ) +
  theme(plot.title = element_text(face = "bold"))+
  scale_y_continuous(breaks = c(0, 0.5, 1,1.5), limits = c(0, 1.5)) +
  scale_fill_viridis(discrete = TRUE, option = "viridis", alpha = 0.7,name = "Attendance Rate") +  # Reduced opacity
  theme_minimal() +
  theme(
    axis.text.x = element_text(angle = 90, vjust = 0.5, hjust = 1)
  )

# Creating the second plot (containing graph 2) 
plot2 <- filtered_data %>%
  filter(group == 2) %>%
  ggplot(aes(x = str_wrap(District.name, width = 30), y = X2021.2022.attendance.rate...year.to.date, fill = class)) +
  geom_bar(stat = "identity", color = "black", width = 0.7,position = position_dodge(width = 1)) +
  labs(
    x = "District",
    y = "Attendance Rate"
  ) +
  scale_y_continuous(breaks = c(0, 0.5, 1,1.5), limits = c(0, 1.5)) +
  scale_fill_viridis(discrete = TRUE, option = "viridis", alpha = 0.7,name = "Attendance Rate") +  # Reduced opacity
  theme_minimal() +
  theme(
    axis.text.x = element_text(angle = 90, vjust = 0.5, hjust = 1)
  )

# Creating the second plot (containing graph 3) 
plot3 <- filtered_data %>%
  filter(group == 3) %>%
  ggplot(aes(x = str_wrap(District.name, width = 30), y = X2021.2022.attendance.rate...year.to.date, fill = class)) +
  geom_bar(stat = "identity", color = "black", width = 0.7,position = position_dodge(width = 1)) +
  labs(
    title = "Students Without High Needs Attendance Rate per School District (Part 2)",
    x = "District",
    y = "Attendance Rate"
  ) +
  theme(plot.title = element_text(face = "bold"))+
  scale_y_continuous(breaks = c(0, 0.5, 1,1.5), limits = c(0, 1.5)) +
  scale_fill_viridis(discrete = TRUE, option = "viridis", alpha = 0.7,name = "Attendance Rate") +  # Reduced opacity
  theme_minimal() +
  theme(
    axis.text.x = element_text(angle = 90, vjust = 0.5, hjust = 1)
  )

# Creating the second plot (containing graph 4) 
plot4 <- filtered_data %>%
  filter(group == 4) %>%
  ggplot(aes(x = str_wrap(District.name, width = 50), y = X2021.2022.attendance.rate...year.to.date, fill = class)) +
  geom_bar(stat = "identity", color = "black", width = 0.7,position = position_dodge(width = 1)) +
  labs(
    x = "District",
    y = "Attendance Rate"
  ) +
  scale_y_continuous(breaks = c(0, 0.5, 1,1.5), limits = c(0, 1.5)) +
  scale_fill_viridis(discrete = TRUE, option = "viridis", alpha = 0.7,name = "Attendance Rate") +  # Reduced opacity
  theme_minimal() +
  theme(
    axis.text.x = element_text(angle = 90, vjust = 0.5, hjust = 1)
  )

# Arrange the plots into a grid and save as a PNG file
SWHN_plot1 <- plot1 + plot2 + plot_layout(ncol = 2)
SWHN_plot2 <- plot3 + plot4 + plot_layout(ncol = 2)
ggsave("SWHN_plot1.png", SWHN_plot1, width = 17, height = 8, units = "in")
ggsave("SWHN_plot2.png", SWHN_plot2, width = 17, height = 8, units = "in")
## ---- chunk 22
selected_group <- "Students With High Needs"

filtered_data <- data %>% 
  select(District.name, Student.group, X2021.2022.attendance.rate...year.to.date) %>% 
  filter(Student.group == selected_group)
## ---- chunk 23
filtered_data$group <- cut(seq(1, nrow(filtered_data)), breaks = 4, labels = FALSE)
# Calculate the mean attendance rate
mean_attendance_rate <- mean(filtered_data$X2021.2022.attendance.rate...year.to.date)

# Classify into three categories: low, medium, high
filtered_data$class <- cut(
  filtered_data$X2021.2022.attendance.rate...year.to.date,
  breaks = c(-Inf, mean_attendance_rate - sd(filtered_data$X2021.2022.attendance.rate...year.to.date), 
              mean_attendance_rate + sd(filtered_data$X2021.2022.attendance.rate...year.to.date), Inf),
  labels = c("Low", "Medium", "High"),
  include.lowest = TRUE
)

# Creating the first plot
plot1 <- filtered_data %>%
  filter(group == 1) %>%
  ggplot(aes(x = str_wrap(District.name, width = 30), y = X2021.2022.attendance.rate...year.to.date, fill = class)) +
  geom_bar(stat = "identity", color = "black", width = 0.7,position = position_dodge(width = 1)) +
  labs(
    title = "Students With High Needs Attendance Rate per School District",
    x = "District",
    y = "Attendance Rate"
  ) +
  theme(plot.title = element_text(face = "bold"))+
  scale_y_continuous(breaks = c(0, 0.5, 1,1.5), limits = c(0, 1.5)) +
  scale_fill_viridis(discrete = TRUE, option = "viridis", alpha = 0.7,name = "Attendance Rate") +  # Reduced opacity
  theme_minimal() +
  theme(
    axis.text.x = element_text(angle = 90, vjust = 0.5, hjust = 1)
  )

# Creating the second plot (containing graph 2) 
plot2 <- filtered_data %>%
  filter(group == 2) %>%
  ggplot(aes(x = str_wrap(District.name, width = 30), y = X2021.2022.attendance.rate...year.to.date, fill = class)) +
  geom_bar(stat = "identity", color = "black", width = 0.7,position = position_dodge(width = 1)) +
  labs(
    x = "District",
    y = "Attendance Rate"
  ) +
  scale_y_continuous(breaks = c(0, 0.5, 1,1.5), limits = c(0, 1.5)) +
  scale_fill_viridis(discrete = TRUE, option = "viridis", alpha = 0.7,name = "Attendance Rate") +  # Reduced opacity
  theme_minimal() +
  theme(
    axis.text.x = element_text(angle = 90, vjust = 0.5, hjust = 1)
  )

# Creating the second plot (containing graph 3) 
plot3 <- filtered_data %>%
  filter(group == 3) %>%
  ggplot(aes(x = str_wrap(District.name, width = 30), y = X2021.2022.attendance.rate...year.to.date, fill = class)) +
  geom_bar(stat = "identity", color = "black", width = 0.7,position = position_dodge(width = 1)) +
  labs(
    title = "Students With High Needs Attendance Rate per School District (Part 2)",
    x = "District",
    y = "Attendance Rate"
  ) +
  theme(plot.title = element_text(face = "bold"))+
  scale_y_continuous(breaks = c(0, 0.5, 1,1.5), limits = c(0, 1.5)) +
  scale_fill_viridis(discrete = TRUE, option = "viridis", alpha = 0.7,name = "Attendance Rate") +  # Reduced opacity
  theme_minimal() +
  theme(
    axis.text.x = element_text(angle = 90, vjust = 0.5, hjust = 1)
  )

# Creating the second plot (containing graph 4) 
plot4 <- filtered_data %>%
  filter(group == 4) %>%
  ggplot(aes(x = str_wrap(District.name, width = 50), y = X2021.2022.attendance.rate...year.to.date, fill = class)) +
  geom_bar(stat = "identity", color = "black", width = 0.7,position = position_dodge(width = 1)) +
  labs(
    x = "District",
    y = "Attendance Rate"
  ) +
  scale_y_continuous(breaks = c(0, 0.5, 1,1.5), limits = c(0, 1.5)) +
  scale_fill_viridis(discrete = TRUE, option = "viridis", alpha = 0.7,name = "Attendance Rate") +  # Reduced opacity
  theme_minimal() +
  theme(
    axis.text.x = element_text(angle = 90, vjust = 0.5, hjust = 1)
  )

# Arrange the plots into a grid and save as a PNG file
SWHNN_plot1 <- plot1 + plot2 + plot_layout(ncol = 2)
SWHNN_plot2 <- plot3 + plot4 + plot_layout(ncol = 2)
ggsave("SWHNN_plot1.png", SWHNN_plot1, width = 17, height = 8, units = "in")
ggsave("SWHNN_plot2.png", SWHNN_plot2, width = 17, height = 8, units = "in")
